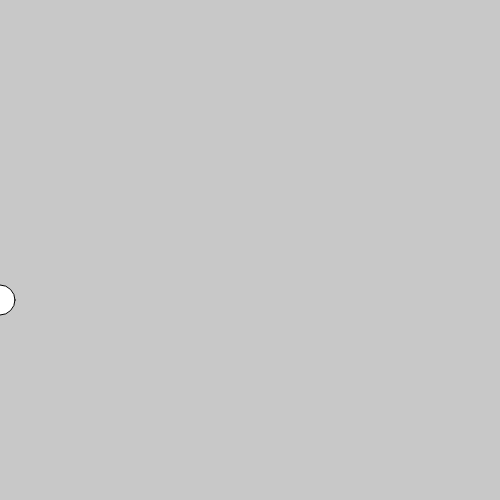
Frame 1 (no input)
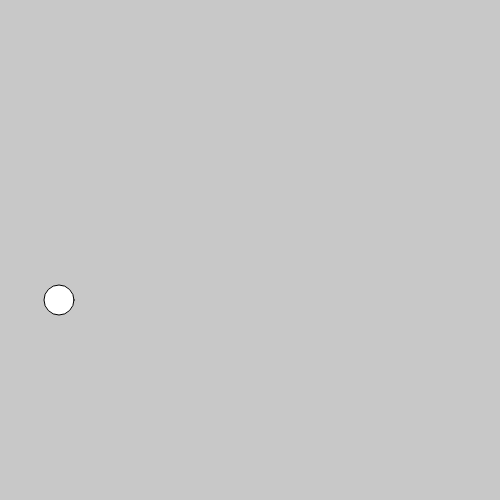
Frame 60 (no input)
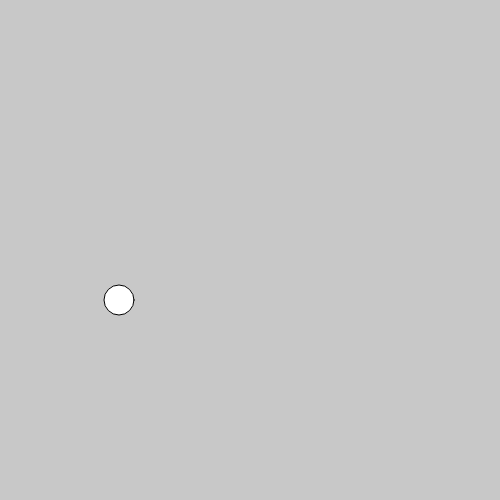
Frame 120 (the mouse pressed at the canvas centre since frame 60)

The p5.js sketch that drew these frames (run headless with seeded random() and noise() and a simulated clock; from frame 60 on, the mouse is pressed at the canvas centre):

// p5.js sketch
// ── sketch.js
function setup(){
    createCanvas(500,500);
    background(200);

}

var x = 0
function draw(){
    background(200)
    ellipse(x,300,30,30);
    x++;  
   
 } 
// ── drawloop.html
<html>
   
   <head>

     <script src="https://cdnjs.cloudflare.com/ajax/libs/p5.js/0.5.11/p5.js"></script>
  <script src="sketch.js"></script>



      </head>

    <body>
      
      </body>

</html>
